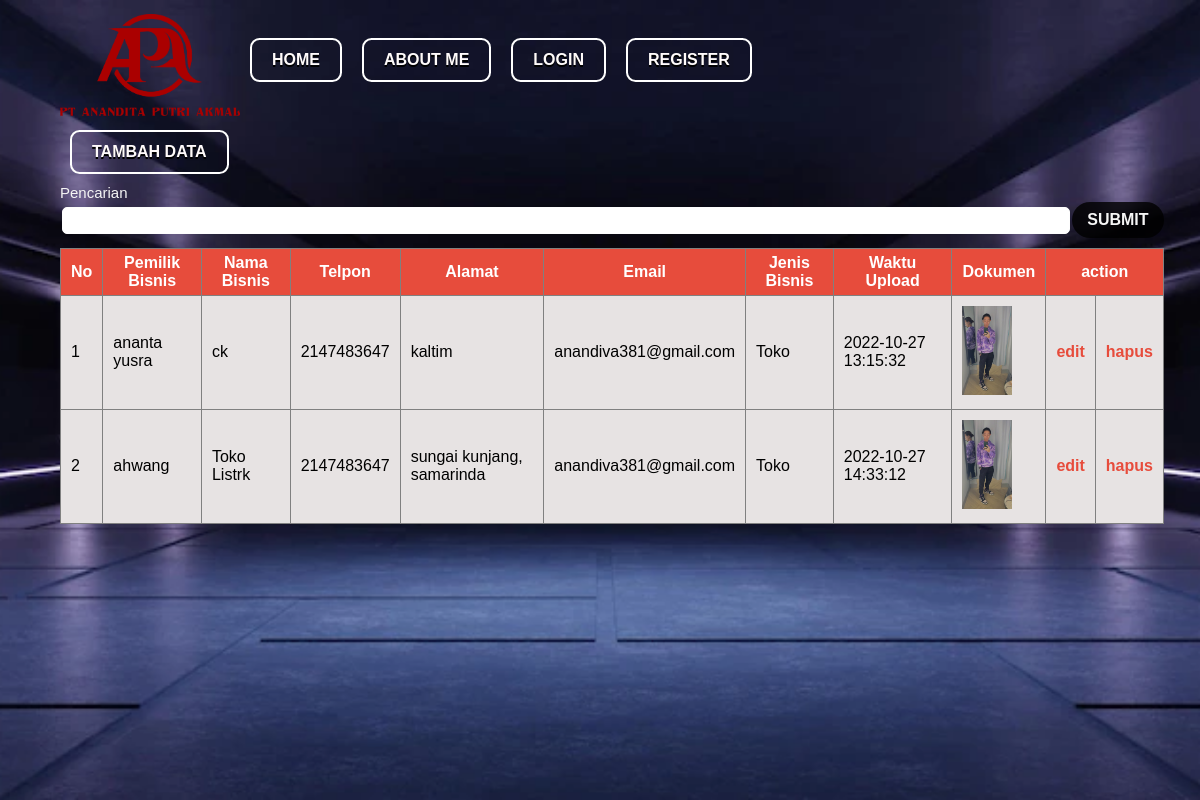
The app's page /data.php with its own data.
### tables this page shows
CREATE TABLE `pendaftaran_bisnis` (
  `id` int(11) NOT NULL,
  `pemilik_bisnis` varchar(30) NOT NULL,
  `nama_bisnis` varchar(30) NOT NULL,
  `telpon` int(20) NOT NULL,
  `alamat` varchar(50) NOT NULL,
  `email` varchar(30) NOT NULL,
  `jenis_bisnis` varchar(30) NOT NULL,
  `dokumen` varchar(100) NOT NULL,
  `waktu` datetime NOT NULL DEFAULT current_timestamp()
);

### data.php (the view, shortened to what this page needs)
<?php
require 'myadmin.php';
$result = mysqli_query($db, "SELECT * FROM pendaftaran_bisnis");
?>
<!DOCTYPE html>
<html lang="en">
<head>
    <link rel="stylesheet" type="text/css" href="tampilan.css">
</head>
<body>
    <div class="backround">
        <div class="header">
            <img src="image/apa.png" class="logo">
            <button class="btn fourth"> <a href="index.php">home</a></button>
            <button class="btn fourth"> <a href="me.php">about me</a></button>
            <?php if (isset($_SESSION['is_login'])) : ?>
                <button class="btn fourth"> <a href="daftar_bisnis.php">Daftar Bisnis</a></button>
                <button class="btn fourth"> <a href="data.php">tampilkan data</a></button>
                <button class="btn fourth"> <a href="./session/logout.php">Logout</a></button>
            <?php else : ?>
                <button class="btn fourth"> <a href="./session/login.php">Login</a></button>
                <button class="btn fourth"> <a href="./session/register.php">Register</a></button>
            <?php endif; ?>
        </div>
        <button class="btn fourth"> <a href="daftar_bisnis.php">Tambah Data</a></button><br>
        <form action="" style="margin-bottom: 10px;">
            <label for="">Pencarian</label>
            <div style="display: flex; align-items: center;">
                <input type="text" name="keyword" value="<?= $_GET['keyword'] ?? '' ?>">
                <input type="submit" name="search" id="submit" class="btn btn-primary deep-purple btn-block" style="margin: 0!important"></input>
            </div>
        </form>
        <table border="1">
            <thead>
                <tr>
                    <th>No</th>
                    <th>Pemilik Bisnis</th>
                    <th>Nama Bisnis</th>
                    <th>Telpon</th>
                    <th>Alamat</th>
                    <th>Email</th>
                    <th>Jenis Bisnis</th>
                    <th>Waktu Upload</th>
                    <th>Dokumen</th>
                    <th colspan="2">action</th>
                </tr>
            </thead>
            <tbody>
                <?php
                $i = 1;
                while ($row = mysqli_fetch_array($result)) {
                ?>
                    <tr>
                        <td> <?= $i ?></td>
                        <td> <?= $row['pemilik_bisnis'] ?> </td>
                        <td> <?= $row['nama_bisnis'] ?> </td>
                        <td> <?= $row['telpon'] ?> </td>
                        <td> <?= $row['alamat'] ?> </td>
                        <td> <?= $row['email'] ?> </td>
                        <td> <?= $row['jenis_bisnis'] ?> </td>
                        <td> <?= $row['waktu'] ?> </td>
                        <td><img src="gambar/<?= $row['dokumen'] ?>" alt="" width="50px"></td>
                        <td><a href="edit.php?id=<?= $row['id'] ?>">edit</a></td>
                        <td><a href="hapus.php?id=<?= $row['id'] ?>">hapus</a></td>
                    </tr>
                <?php
                    $i++;
                }
                ?>
            </tbody>
        </table>
</body>
</html>

### tampilan.css (style rules this page uses)
* { margin: 0; padding: 0; font-family: 'Poppins', sans-serif; }
.backround { min-height: 100vh; width: 100%; background-image: url(image/bisnis3.webp); background-position: center; background-size: cover; padding-right: 3%; padding-left: 5%; box-sizing: border-box; position: relative; }
.header { width: 100%; height: 15vh; display: flex; align-items: center; }
.logo { width: 180px; margin-top: 10px; }
a { color: #fffbfb; text-decoration: none; text-shadow: 0px 2px 0px #000000; }
.btn { box-sizing: border-box; background-color: transparent; border: 2px solid #e74c3c; border-radius: 0.6em; color: #e74c3c; cursor: pointer; align-self: center; font-size: 1rem; font-weight: 100; line-height: 1; margin: 10px; padding: 12px 20px; text-decoration: none; text-align: center; text-transform: uppercase; font-family: 'Montserrat', sans-serif; font-weight: 700; }
.fourth { border-color: #ffffff; color: #fff; background-image: linear-gradient(45deg, #00424f 50%, transparent 50%); background-position: 100%; background-size: 400%; transition: background 300ms ease-in-out; }
input { position: relative; width: 100%; margin: 2px; padding: 5px; border-radius: 5px; border: 1px solid rgb(253, 253, 253); color: #333; }
label { font-size: 15px; color: whitesmoke; padding-top: 10px; padding-bottom: 40px; font-family: 'Poppins', sans-serif; }
#submit { position: relative; border-radius: 30px; background-color: rgba(0, 0, 0, 0.817); width: 100px; margin-top: 0px; color: whitesmoke; border : none; padding : 10px; }
table { border-collapse: collapse; }
table thead th { text-align: center; background: #e74c3c; padding: 5px 10px; color: #fff; }
table tbody tr td { padding: 10px; background: #e7e3e3 ; color: #000000; }
table tbody tr td a { color: #e74c3c; text-shadow: none; font-weight: bold; }

### records on screen
pendaftaran_bisnis: pemilik_bisnis "ananta yusra", nama_bisnis "ck", telpon "2147483647", alamat "kaltim", email "anandiva381@gmail.com", jenis_bisnis "Toko", waktu "2022-10-27 13:15:32", dokumen (picture)
pendaftaran_bisnis: pemilik_bisnis "ahwang", nama_bisnis "Toko Listrk", telpon "2147483647", alamat "sungai kunjang, samarinda", email "anandiva381@gmail.com", jenis_bisnis "Toko", waktu "2022-10-27 14:33:12", dokumen (picture)
